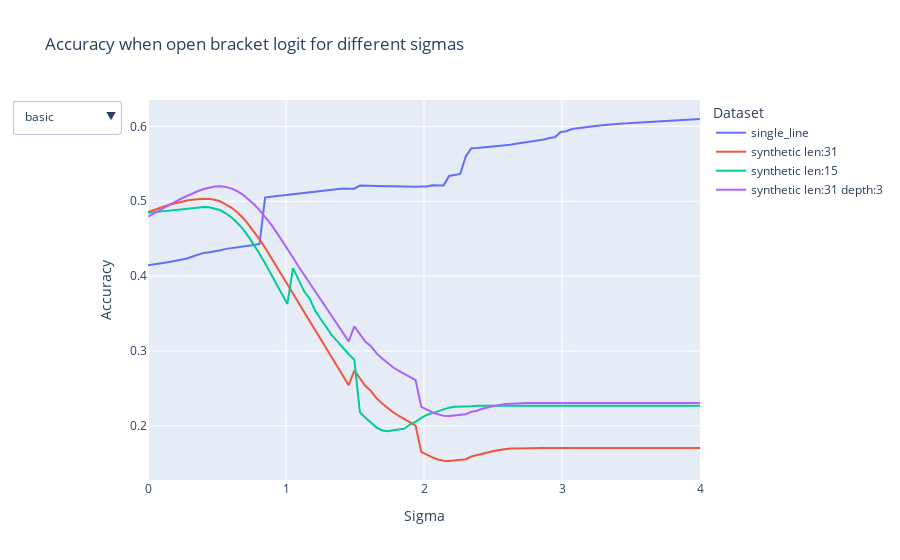

Notebook code for this chart:
### Code cell
traces = []
buttons = []

for j, dag_name in enumerate(dags.keys()):
    for i, dataset_name in enumerate(datasets.keys()):
        traces.append(
            go.Scatter(
                x=sigmas,
                y=accuracies_open_logit[dataset_name][dag_name],
                name=dataset_name,
                mode="lines",
                hoverinfo="y",
                visible=(j == 0),
            )
        )
    buttons.append(
        dict(
            label=dag_name,
            method="update",
            args=[
                {
                    "visible": [False] * (j * len(datasets))
                    + [True] * len(datasets)
                    + [False] * (len(dags) * len(datasets) - (j + 1) * len(datasets))
                }
            ],
        )
    )


# Create layout
layout = go.Layout(
    title="Accuracy when open bracket logit for different sigmas",
    xaxis_title="Sigma",
    yaxis_title="Accuracy",
    legend_title="Dataset",
    updatemenus=[dict(buttons=buttons, active=0, showactive=True)],
)

fig = go.Figure(data=traces, layout=layout)
fig.show()
